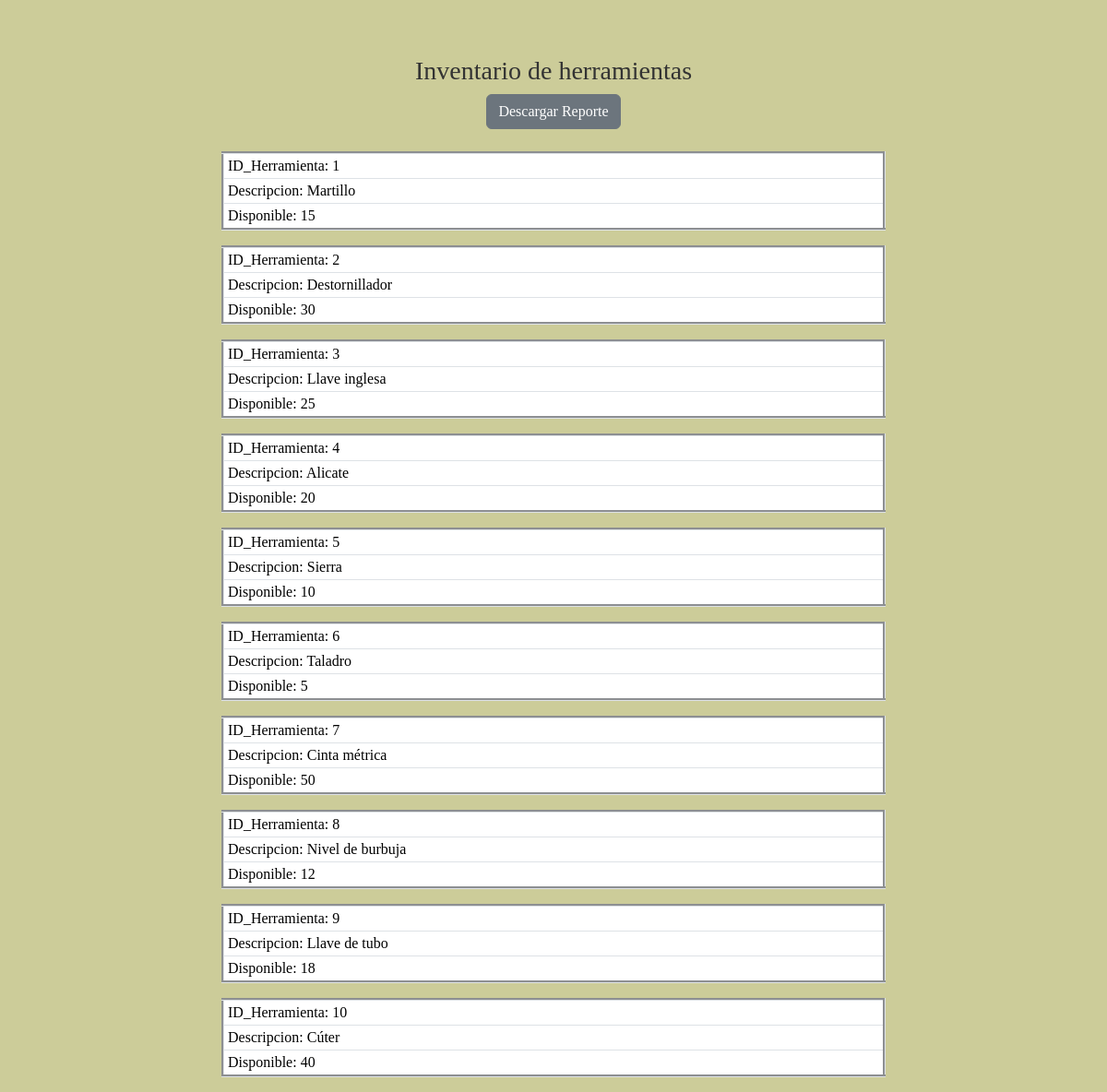
The app's page /inventario.php with its own data.
### tables this page shows
CREATE TABLE `herramientas` (
  `id_herramientas` int(12) NOT NULL,
  `descripcion` varchar(50) NOT NULL,
  `cantidad_disponible` int(20) NOT NULL
);

### inventario.php (the view, shortened to what this page needs)
<link href="https://cdn.jsdelivr.net/npm/bootstrap@5.3.3/dist/css/bootstrap.min.css" rel="stylesheet">
<link rel="stylesheet" href="css/estilo.css">
<?php
include("conexion.php");
$sql = "SELECT id_herramientas,descripcion, cantidad_disponible  FROM herramientas";
$result = $conn->query($sql);
if ($result->num_rows > 0) {
    echo"<body class='fondo'>";
   echo"<div class='inv'> <center>";
    echo"<h3>Inventario de herramientas</h3>   ";
    echo"  <a href='reporte_inventario.php'type='button' class='btn btn-secondary'> Descargar Reporte</a> <br><br>";
    echo"</center></div>";
    while($row = $result->fetch_assoc()) {
    echo"<div class='tabla' >";
    echo"<center>";
    echo"<table class='table table-columns table-sm' border=3>";
    echo"<tbody>";
    echo"<tr>";
    echo"<td>ID_Herramienta:  ".$row["id_herramientas"]."</td> ";
    echo"</tr>";
    echo"<tr>";
    echo"<td> Descripcion:  ".$row["descripcion"]."</td>";
    echo"</tr>";
    echo"<tr>";
    echo"<td>   Disponible:  ".$row["cantidad_disponible"]."</td> " ;
    echo"</tr>";
    echo"</table>";
    echo"</center>";
    echo"</div>";
    }
}
?>

### conexion.php (shortened to what this page needs)
<link rel="stylesheet" href="css/estilo.css">

### css/estilo.css (style rules this page uses)
* { font-family: arial black; background: #CCCC99; color: #333333; }
.inv { padding-top: 5%; padding-left:auto; padding-right: auto; }
.fondo { background-color: #CCCC99 ; }
.tabla { padding-left: 20%; padding-right: 20%; }

### records on screen
herramientas: id_herramientas "1", descripcion "Martillo", cantidad_disponible "15"
herramientas: id_herramientas "2", descripcion "Destornillador", cantidad_disponible "30"
herramientas: id_herramientas "3", descripcion "Llave inglesa", cantidad_disponible "25"
herramientas: id_herramientas "4", descripcion "Alicate", cantidad_disponible "20"
herramientas: id_herramientas "5", descripcion "Sierra", cantidad_disponible "10"
herramientas: id_herramientas "6", descripcion "Taladro", cantidad_disponible "5"
herramientas: id_herramientas "7", descripcion "Cinta métrica", cantidad_disponible "50"
herramientas: id_herramientas "8", descripcion "Nivel de burbuja", cantidad_disponible "12"
herramientas: id_herramientas "9", descripcion "Llave de tubo", cantidad_disponible "18"
herramientas: id_herramientas "10", descripcion "Cúter", cantidad_disponible "40"
